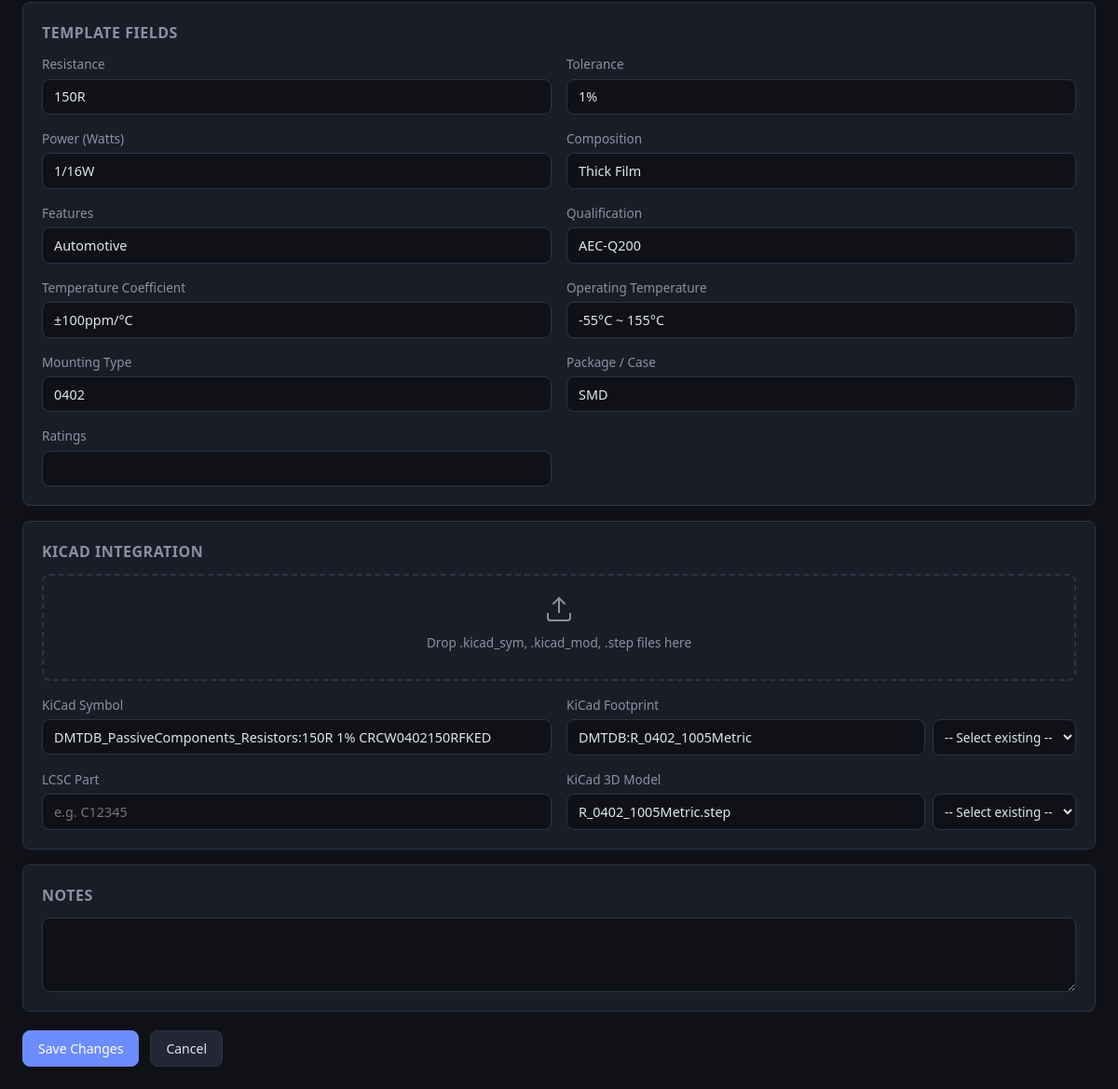
The app's page /part/DMT-01020101019/edit (lower part), older data.
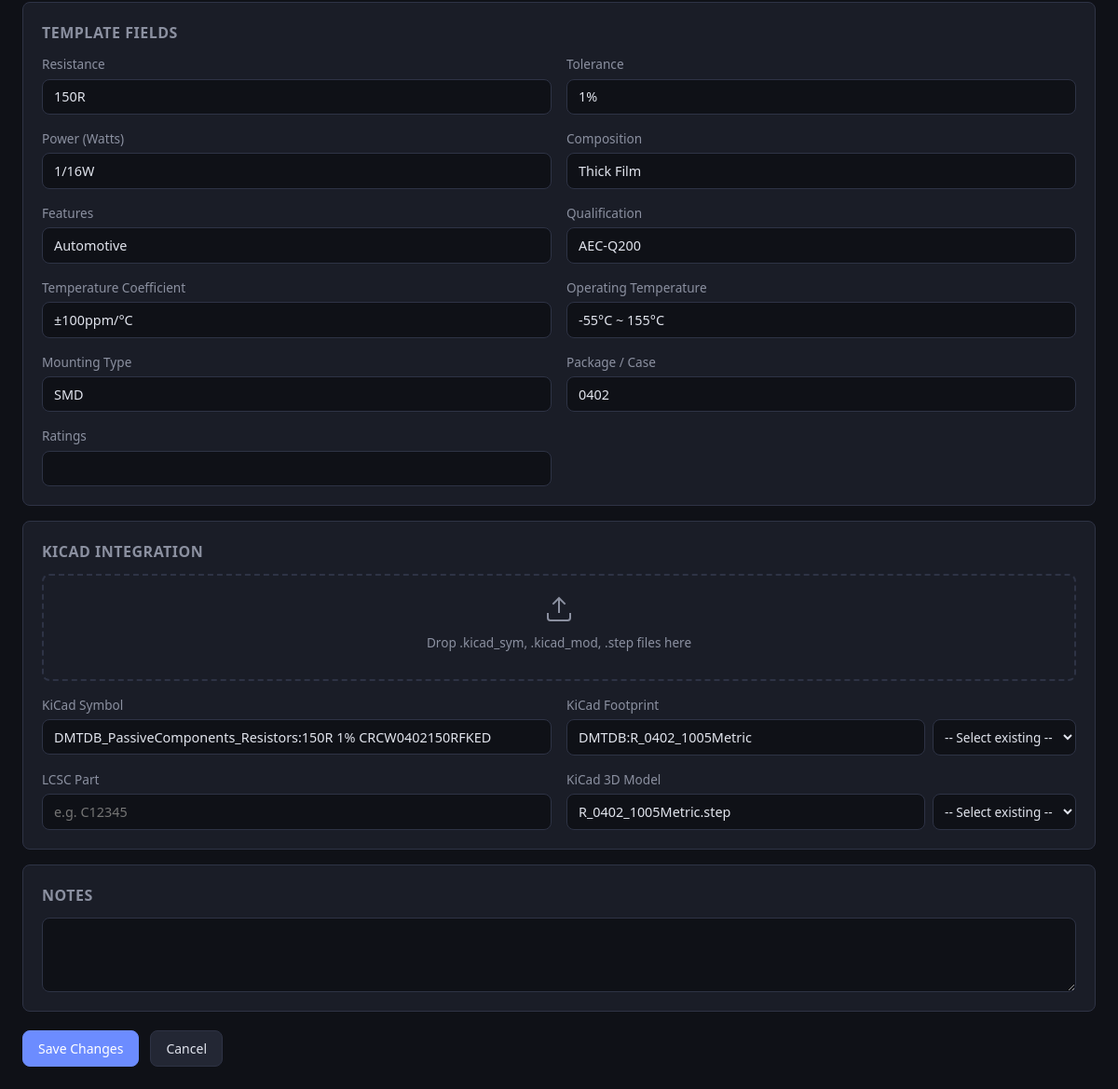
The same page, newer data.
### db/models.py (models this page shows)
class Base(DeclarativeBase):
    pass

class PartField(Base):
    __tablename__ = "part_fields"
    id         = Column(Integer, primary_key=True, autoincrement=True)
    dmtuid     = Column(String(20),
                        ForeignKey("parts.dmtuid", ondelete="CASCADE"),
                        nullable=False, index=True)
    field_name = Column(String(200), nullable=False)
    field_value = Column(Text, nullable=False, default="")
    part = relationship("Part", back_populates="fields")
    __table_args__ = (
        Index("ix_field_lookup", "dmtuid", "field_name"),
    )

### ui/routes_forms.py (the view, shortened to what this page needs)
@ui_bp.route("/part/<dmtuid>/edit", methods=["GET", "POST"])
def part_edit(dmtuid: str):
    session = get_session()
    try:
        part = PartsService.get(session, dmtuid)
        if not part:
            abort(404)
        template = get_fields(part.tt, part.ff)
        domains = get_domains()
        if request.method == "GET":
            return render_template(
                "add_edit.html", part=part, domains=domains,
                template_fields=template, mode="edit",
            )
    except Exception as exc:
        session.rollback()
        flash(f"Error: {exc}", "danger")
        return redirect(url_for("ui.part_edit", dmtuid=dmtuid))
    finally:
        session.close()

### db/engine.py (called while the page is built)
def get_session() -> Session:
    if _SessionLocal is None:
        raise RuntimeError("Database not initialised - call init_db() first")
    return _SessionLocal()

### schema/loader.py (called while the page is built)
def get_domains() -> list[dict]:
    return _schema.get("domains", [])

### schema/templates.py (called while the page is built)
def get_fields(tt: str, ff: str) -> Optional[list[str]]:
    return _templates.get(f"{tt}{ff}")

### services/parts_service.py (called while the page is built)
    @staticmethod
    def get(session: Session, dmtuid: str) -> Part | None:
        return session.get(Part, dmtuid.upper())

### templates/add_edit.html (shortened to what this page needs)
{% extends "base.html" %}
{% block content %}
<form method="post" id="partForm">
  <div class="detail-card" style="margin-bottom:1rem;" id="templateFieldsCard">
    <h2>Template Fields </h2>
    <div class="form-grid" id="templateFields">
      {% if mode == 'edit' and template_fields %}
      {% set field_map = {} %}
      {% set skip =
      ['MPN','Location','Quantity','Value','Manufacturer','Description','Datasheet','RoHS','TT','FF','CC','SS','XXX','DMTUID']
      %}
      {% for fname in template_fields %}
      {% if fname not in skip %}
      <div class="form-group">
        <label>{{ fname }}</label>
        <input type="text" name="{{ fname }}" value="{{ field_map.get(fname, '') }}">
      </div>
      {% endif %}
      {% endfor %}
      {% else %}
      <p style="color:var(--text-dim); font-size:.85rem;" id="templatePlaceholder">
        Select a Domain and Family above to load template fields.
      </p>
      {% endif %}
    </div>
  </div>
  <div class="detail-card" style="margin-bottom:1rem;">
    <h2>KiCad Integration</h2>
    <div class="kicad-dropzone" id="kicadDropzone">
      <svg width="32" height="32" viewBox="0 0 24 24" fill="none" stroke="currentColor" stroke-width="1.5">
        <path d="M21 15v4a2 2 0 0 1-2 2H5a2 2 0 0 1-2-2v-4" />
        <polyline points="17 8 12 3 7 8" />
        <line x1="12" y1="3" x2="12" y2="15" />
      </svg>
      <p>Drop .kicad_sym, .kicad_mod, .step files here</p>
    </div>
    <div class="form-grid">
      <div class="form-group">
        <label>KiCad Symbol</label>
        <div class="input-with-dropdown">
          <input type="text" name="kicad_symbol" id="kicadSymbolInput" value="{{ part.kicad_symbol if part else '' }}"
            placeholder="Drag and drop .kicad_sym. R and C are autogenerated.">
        </div>
      </div>
      <div class="form-group">
        <label>KiCad Footprint</label>
        <div class="input-with-dropdown">
          <input type="text" name="kicad_footprint" id="kicadFootprintInput"
            value="{{ part.kicad_footprint if part else (template_part.kicad_footprint if template_part else '') }}"
            placeholder="e.g. DMTDB:Footprint">
          <select id="footprintSelect" title="Select existing footprint">
            <option value="">-- Select existing --</option>
          </select>
        </div>
      </div>
      <div class="form-group">
        <label>LCSC Part</label>
        <input type="text" name="kicad_libref" id="lcscPartInput" value="{{ part.kicad_libref if part else '' }}"
          placeholder="e.g. C12345">
      </div>
      <div class="form-group">
        <label>KiCad 3D Model</label>
        <div class="input-with-dropdown">
          <input type="text" name="kicad_3dmodel" id="kicad3dmodelInput"
            value="{{ part.kicad_3dmodel if part else (template_part.kicad_3dmodel if template_part else '') }}"
            placeholder="e.g. C_1206_3216Metric.step">
          <select id="model3dSelect" title="Select existing 3D model">
            <option value="">-- Select existing --</option>
          </select>
        </div>
      </div>
    </div>
  </div>
  <div class="detail-card" style="margin-bottom:1rem;">
    <h2>Notes</h2>
    <div class="form-group full">
      <textarea name="notes" rows="3">{{ part.notes if part else '' }}</textarea>
    </div>
  </div>
  <div class="form-actions">
    <button type="submit" class="btn btn-primary">{% if mode == 'edit' %}Save Changes{% else %}Create Part{% endif
      %}</button>
    {% if mode == 'edit' %}
    <a href="/part/{{ part.dmtuid }}" class="btn btn-secondary">Cancel</a>
    {% else %}
    <a href="/" class="btn btn-secondary">Cancel</a>
    {% endif %}
  </div>
</form>
{% endblock %}

Row changes from the older to the newer data that the page shows:
changed PartField: get "0402" → "SMD"
changed PartField (number 10 of 10 on the later page): get "SMD" → "0402"
